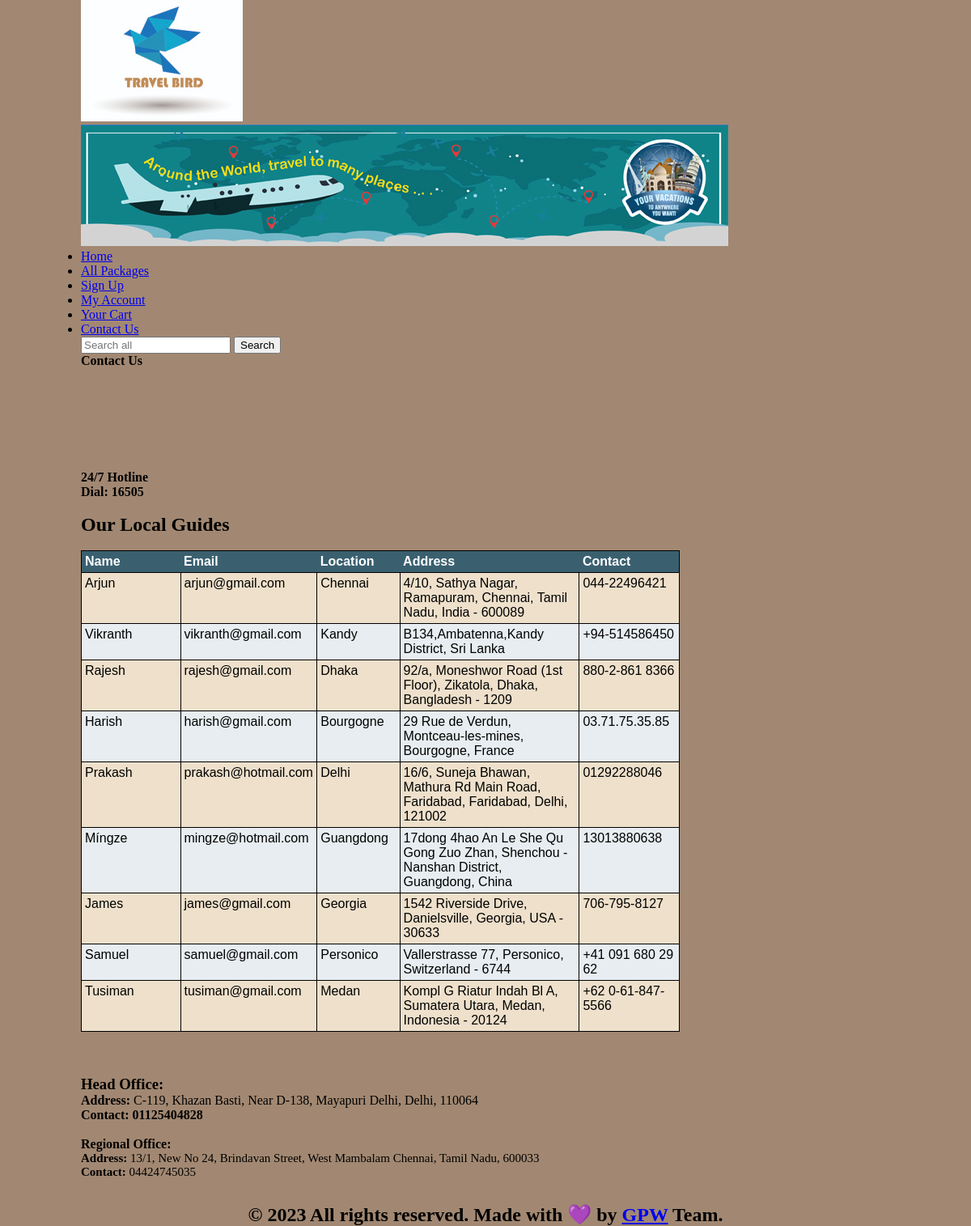
The page /contact.php on the database its author committed.
### tables this page shows
CREATE TABLE `employees` (
  `emp_id` int(100) NOT NULL,
  `emp_name` varchar(100) NOT NULL,
  `emp_email` varchar(100) NOT NULL,
  `emp_designation` varchar(100) NOT NULL,
  `emp_location` varchar(100) NOT NULL,
  `emp_address` varchar(255) NOT NULL,
  `emp_contact` varchar(20) NOT NULL
);

### contact.php (the view, shortened to what this page needs)
<!DOCTYPE html>
<html lang="en">
<head>
    <link rel="stylesheet" href="styles/style.css" media="all">
</head>
<body>
    <div class="main_wrapper">
        <?php include 'includes/header.php'; ?>
        <?php include 'includes/navbar.php'; ?>
        <div class="content_wrapper">
            <div class="sidebar">
                <div id="sidebar_title"><b>Contact Us</b></div>
                <br><br><br><br><br><br><br>
                <div id="sidebar_title"><b>24/7 Hotline</b></div>
                <div id="sidebar_title"><b>Dial: 16505</b></div>
            </div>
            <div id="content_area">
                <div id="packages_box">
                    <br>
                    <h2 style="font-family: Cambria;">Our Local Guides</h2>
                    <br>
                    <table id="guides" align="center" bgcolor="#EEE0CB">
                        <tr align="center" bgcolor="#5FCEE8">
                            <th id="thfix">Name</th>
                            <th id="thfix">Email</th>
                            <th id="thfix">Location</th>
                            <th id="thfix">Address</th>
                            <th id="thfix">Contact</th>
                        </tr>
                        <?php
                        include("includes/db.php");
                        $get_c = "SELECT * FROM employees";
                        $run_c = mysqli_query($con, $get_c);
                        while ($row_c = mysqli_fetch_array($run_c)) {
                            $e_name = $row_c['emp_name'];
                            $e_email = $row_c['emp_email'];
                            $e_location = $row_c['emp_location'];
                            $e_address = $row_c['emp_address'];
                            $e_contact = $row_c['emp_contact'];
                            ?>
                            <tr align="left">
                                <td style="width: 150px;"><?php echo $e_name; ?></td>
                                <td style="width: 160px;"><?php echo $e_email; ?></td>
                                <td style="width: 100px;"><?php echo $e_location; ?></td>
                                <td style="width: 240px;" align="center"><?php echo $e_address; ?></td>
                                <td style="width: 120px;"><?php echo $e_contact; ?></td>
                            </tr>
                            <?php
                        }
                        ?>
                    </table>
                    <br><br><br>
                    <h3 style="font-family: Cambria;">Head Office:</h3>
                    <p id="headoff"><b>Address: </b>C-119, Khazan Basti, Near D-138, Mayapuri
                               Delhi, Delhi, 110064<br>
                        <b>Contact: 01125404828</b>
                    </p>
                    <br>
                    <h4 style="font-family: Cambria;">Regional Office:</h4>
                    <p id="regoff"><b>Address: </b>13/1, New No 24, Brindavan Street, West Mambalam
                          Chennai, Tamil Nadu, 600033<br>
                        <b>Contact: </b>04424745035
                    </p>
                </div>
            </div>
        </div>
        <?php include "includes/footer.php";?>
    </div>
</body>
</html>

### admin_area/styles/style.css (style rules this page uses)
html, body, div, span, applet, object, iframe, h1, h2, h3, h4, h5, h6, p, blockquote, pre, a, abbr, acronym, address, big, cite, code, del, dfn, em, img, ins, kbd, q, s, samp, small, strike, strong, sub, sup, tt, var, b, u, i, center, dl, dt, dd, ol, ul, li, fieldset, form, label, legend, table, caption, tbody, tfoot, thead, tr, th, td, article, aside, canvas, details, embed, figure, figcaption, footer, header, hgroup, menu, nav, output, ruby, section, summary, time, mark, audio, video { margin: 0; padding: 0; border: 0; vertical-align: baseline; }
body { background: #A28872; }
.main_wrapper { width: 1000px; height: auto; margin: auto; }

### contact.php (style rules this page uses)
#guides { font-family: "Trebuchet MS", Arial, Helvetica, sans-serif; border-collapse: collapse; border: 1px solid black; width: 740px; }
#guides th { text-align: left; background-color: #3A6070; color: #fff; padding: 4px; }
#guides td { border: 1px solid black; padding: 4px; text-align: left; }
#guides tr:nth-child(odd) td { background-color: #E7EDF0; }
#regoff { font-size: 15px; }
#headoff { font-size: 16px; }

### rows shown on the page
employees: emp_name "Arjun", emp_email "arjun@gmail.com", emp_location "Chennai", emp_address "4/10, Sathya Nagar, Ramapuram, Chennai, Tamil Nadu, India - 600089", emp_contact "044-22496421"
employees: emp_name "Vikranth", emp_email "vikranth@gmail.com", emp_location "Kandy", emp_address "B134,Ambatenna,Kandy District, Sri Lanka", emp_contact "+94-514586450"
employees: emp_name "Rajesh", emp_email "rajesh@gmail.com", emp_location "Dhaka", emp_address "92/a, Moneshwor Road (1st Floor), Zikatola, Dhaka, Bangladesh - 1209", emp_contact "880-2-861 8366"
employees: emp_name "Harish", emp_email "harish@gmail.com", emp_location "Bourgogne", emp_address "29 Rue de Verdun, Montceau-les-mines, Bourgogne, France", emp_contact "03.71.75.35.85"
employees: emp_name "Prakash", emp_email "prakash@hotmail.com", emp_location "Delhi", emp_address "16/6, Suneja Bhawan, Mathura Rd Main Road, Faridabad, Faridabad, Delhi, 121002", emp_contact "01292288046"
employees: emp_name "Míngze", emp_email "mingze@hotmail.com", emp_location "Guangdong", emp_address "17dong 4hao An Le She Qu Gong Zuo Zhan, Shenchou - Nanshan District, Guangdong, China", emp_contact "13013880638"
employees: emp_name "James", emp_email "james@gmail.com", emp_location "Georgia", emp_address "1542 Riverside Drive, Danielsville, Georgia, USA - 30633", emp_contact "706-795-8127"
employees: emp_name "Samuel", emp_email "samuel@gmail.com", emp_location "Personico", emp_address "Vallerstrasse 77, Personico, Switzerland - 6744", emp_contact "+41 091 680 29 62"
employees: emp_name "Tusiman", emp_email "tusiman@gmail.com", emp_location "Medan", emp_address "Kompl G Riatur Indah Bl A, Sumatera Utara, Medan, Indonesia - 20124", emp_contact "+62 0-61-847-5566"
